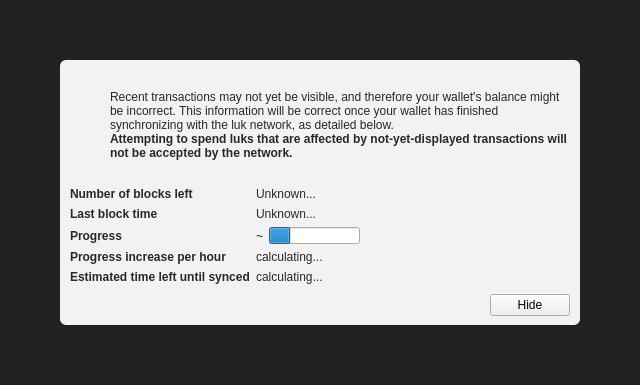
<?xml version="1.0" encoding="UTF-8"?>
<ui version="4.0">
 <class>ModalOverlay</class>
 <widget class="ModalOverlay" name="ModalOverlay">
  <property name="geometry">
   <rect>
    <x>0</x>
    <y>0</y>
    <width>640</width>
    <height>385</height>
   </rect>
  </property>
  <property name="windowTitle">
   <string>Form</string>
  </property>
  <layout class="QVBoxLayout" name="verticalLayout" stretch="0">
   <property name="sizeConstraint">
    <enum>QLayout::SetDefaultConstraint</enum>
   </property>
   <property name="leftMargin">
    <number>0</number>
   </property>
   <property name="topMargin">
    <number>0</number>
   </property>
   <property name="rightMargin">
    <number>0</number>
   </property>
   <property name="bottomMargin">
    <number>0</number>
   </property>
   <item>
    <widget class="QWidget" name="bgWidget" native="true">
     <property name="styleSheet">
      <string notr="true">#bgWidget { background: rgba(0,0,0,220); }</string>
     </property>
     <layout class="QVBoxLayout" name="verticalLayoutMain" stretch="1">
      <property name="leftMargin">
       <number>60</number>
      </property>
      <property name="topMargin">
       <number>60</number>
      </property>
      <property name="rightMargin">
       <number>60</number>
      </property>
      <property name="bottomMargin">
       <number>60</number>
      </property>
      <item>
       <widget class="QWidget" name="contentWidget" native="true">
        <property name="styleSheet">
         <string notr="true">#contentWidget { background: rgba(255,255,255,240); border-radius: 6px; }

QLabel { color: rgb(40,40,40);  }</string>
        </property>
        <layout class="QVBoxLayout" name="verticalLayoutSub" stretch="1,0,0,0">
         <property name="spacing">
          <number>0</number>
         </property>
         <property name="leftMargin">
          <number>10</number>
         </property>
         <property name="topMargin">
          <number>10</number>
         </property>
         <property name="rightMargin">
          <number>10</number>
         </property>
         <property name="bottomMargin">
          <number>10</number>
         </property>
         <item>
          <layout class="QHBoxLayout" name="horizontalLayoutIconText" stretch="0,1">
           <property name="topMargin">
            <number>20</number>
           </property>
           <item>
            <layout class="QVBoxLayout" name="verticalLayoutIcon">
             <property name="leftMargin">
              <number>0</number>
             </property>
             <item>
              <widget class="QPushButton" name="warningIcon">
               <property name="enabled">
                <bool>false</bool>
               </property>
               <property name="text">
                <string/>
               </property>
               <property name="icon">
                <iconset>
                 <normaloff>:/icons/warning</normaloff>
                 <disabledoff>:/icons/warning</disabledoff>:/icons/warning</iconset>
               </property>
               <property name="iconSize">
                <size>
                 <width>48</width>
                 <height>48</height>
                </size>
               </property>
               <property name="flat">
                <bool>true</bool>
               </property>
              </widget>
             </item>
             <item>
              <spacer name="verticalSpacerWarningIcon">
               <property name="orientation">
                <enum>Qt::Vertical</enum>
               </property>
               <property name="sizeHint" stdset="0">
                <size>
                 <width>20</width>
                 <height>40</height>
                </size>
               </property>
              </spacer>
             </item>
            </layout>
           </item>
           <item>
            <layout class="QVBoxLayout" name="verticalLayoutInfoText">
             <property name="leftMargin">
              <number>0</number>
             </property>
             <property name="topMargin">
              <number>0</number>
             </property>
             <item>
              <widget class="QLabel" name="infoText">
               <property name="text">
                <string>Recent transactions may not yet be visible, and therefore your wallet's balance might be incorrect. This information will be correct once your wallet has finished synchronizing with the luk network, as detailed below.</string>
               </property>
               <property name="textFormat">
                <enum>Qt::RichText</enum>
               </property>
               <property name="wordWrap">
                <bool>true</bool>
               </property>
              </widget>
             </item>
             <item>
              <widget class="QLabel" name="infoTextStrong">
               <property name="font">
                <font>
                 <weight>75</weight>
                 <bold>true</bold>
                </font>
               </property>
               <property name="text">
                <string>Attempting to spend luks that are affected by not-yet-displayed transactions will not be accepted by the network.</string>
               </property>
               <property name="textFormat">
                <enum>Qt::RichText</enum>
               </property>
               <property name="wordWrap">
                <bool>true</bool>
               </property>
              </widget>
             </item>
             <item>
              <spacer name="verticalSpacerInTextSpace">
               <property name="orientation">
                <enum>Qt::Vertical</enum>
               </property>
               <property name="sizeHint" stdset="0">
                <size>
                 <width>20</width>
                 <height>40</height>
                </size>
               </property>
              </spacer>
             </item>
            </layout>
           </item>
          </layout>
         </item>
         <item>
          <spacer name="verticalSpacerAfterText">
           <property name="orientation">
            <enum>Qt::Vertical</enum>
           </property>
           <property name="sizeHint" stdset="0">
            <size>
             <width>20</width>
             <height>40</height>
            </size>
           </property>
          </spacer>
         </item>
         <item>
          <layout class="QFormLayout" name="formLayout">
           <property name="fieldGrowthPolicy">
            <enum>QFormLayout::FieldsStayAtSizeHint</enum>
           </property>
           <property name="horizontalSpacing">
            <number>6</number>
           </property>
           <property name="verticalSpacing">
            <number>6</number>
           </property>
           <property name="topMargin">
            <number>10</number>
           </property>
           <item row="0" column="0">
            <widget class="QLabel" name="labelNumberOfBlocksLeft">
             <property name="font">
              <font>
               <weight>75</weight>
               <bold>true</bold>
              </font>
             </property>
             <property name="text">
              <string>Number of blocks left</string>
             </property>
            </widget>
           </item>
           <item row="0" column="1">
            <widget class="QLabel" name="numberOfBlocksLeft">
             <property name="text">
              <string>Unknown...</string>
             </property>
            </widget>
           </item>
           <item row="1" column="0">
            <widget class="QLabel" name="labelLastBlockTime">
             <property name="font">
              <font>
               <weight>75</weight>
               <bold>true</bold>
              </font>
             </property>
             <property name="text">
              <string>Last block time</string>
             </property>
            </widget>
           </item>
           <item row="1" column="1">
            <widget class="QLabel" name="newestBlockDate">
             <property name="sizePolicy">
              <sizepolicy hsizetype="Maximum" vsizetype="Preferred">
               <horstretch>0</horstretch>
               <verstretch>0</verstretch>
              </sizepolicy>
             </property>
             <property name="text">
              <string>Unknown...</string>
             </property>
            </widget>
           </item>
           <item row="2" column="0">
            <widget class="QLabel" name="labelSyncDone">
             <property name="font">
              <font>
               <weight>75</weight>
               <bold>true</bold>
              </font>
             </property>
             <property name="text">
              <string>Progress</string>
             </property>
            </widget>
           </item>
           <item row="2" column="1">
            <layout class="QHBoxLayout" name="horizontalLayoutSync" stretch="0,1">
             <item>
              <widget class="QLabel" name="percentageProgress">
               <property name="text">
                <string notr="true">~</string>
               </property>
              </widget>
             </item>
             <item>
              <widget class="QProgressBar" name="progressBar">
               <property name="value">
                <number>24</number>
               </property>
               <property name="format">
                <string/>
               </property>
              </widget>
             </item>
            </layout>
           </item>
           <item row="4" column="0">
            <widget class="QLabel" name="labelProgressIncrease">
             <property name="font">
              <font>
               <weight>75</weight>
               <bold>true</bold>
              </font>
             </property>
             <property name="text">
              <string>Progress increase per hour</string>
             </property>
            </widget>
           </item>
           <item row="4" column="1">
            <widget class="QLabel" name="progressIncreasePerH">
             <property name="text">
              <string>calculating...</string>
             </property>
            </widget>
           </item>
           <item row="5" column="0">
            <widget class="QLabel" name="labelEstimatedTimeLeft">
             <property name="font">
              <font>
               <weight>75</weight>
               <bold>true</bold>
              </font>
             </property>
             <property name="text">
              <string>Estimated time left until synced</string>
             </property>
            </widget>
           </item>
           <item row="5" column="1">
            <widget class="QLabel" name="expectedTimeLeft">
             <property name="text">
              <string>calculating...</string>
             </property>
            </widget>
           </item>
          </layout>
         </item>
         <item>
          <layout class="QHBoxLayout" name="horizontalLayoutButtons">
           <property name="leftMargin">
            <number>10</number>
           </property>
           <property name="topMargin">
            <number>10</number>
           </property>
           <item>
            <spacer name="horizontalSpacer">
             <property name="orientation">
              <enum>Qt::Horizontal</enum>
             </property>
             <property name="sizeHint" stdset="0">
              <size>
               <width>40</width>
               <height>20</height>
              </size>
             </property>
            </spacer>
           </item>
           <item>
            <widget class="QPushButton" name="closeButton">
             <property name="text">
              <string>Hide</string>
             </property>
            </widget>
           </item>
          </layout>
         </item>
        </layout>
       </widget>
      </item>
     </layout>
    </widget>
   </item>
  </layout>
 </widget>
 <customwidgets>
  <customwidget>
   <class>ModalOverlay</class>
   <extends>QWidget</extends>
   <header>modaloverlay.h</header>
   <container>1</container>
  </customwidget>
 </customwidgets>
 <resources/>
 <connections/>
</ui>
